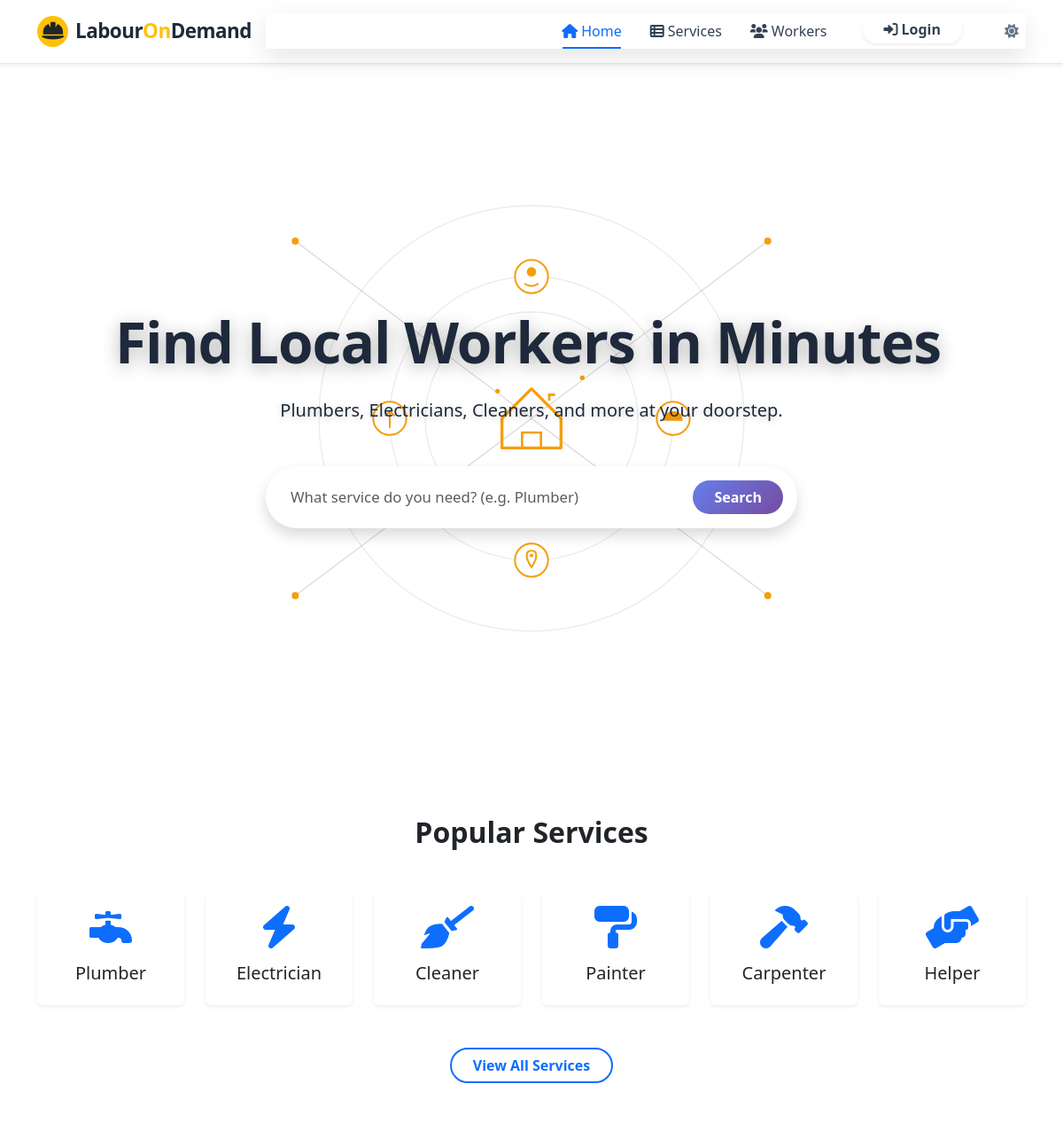
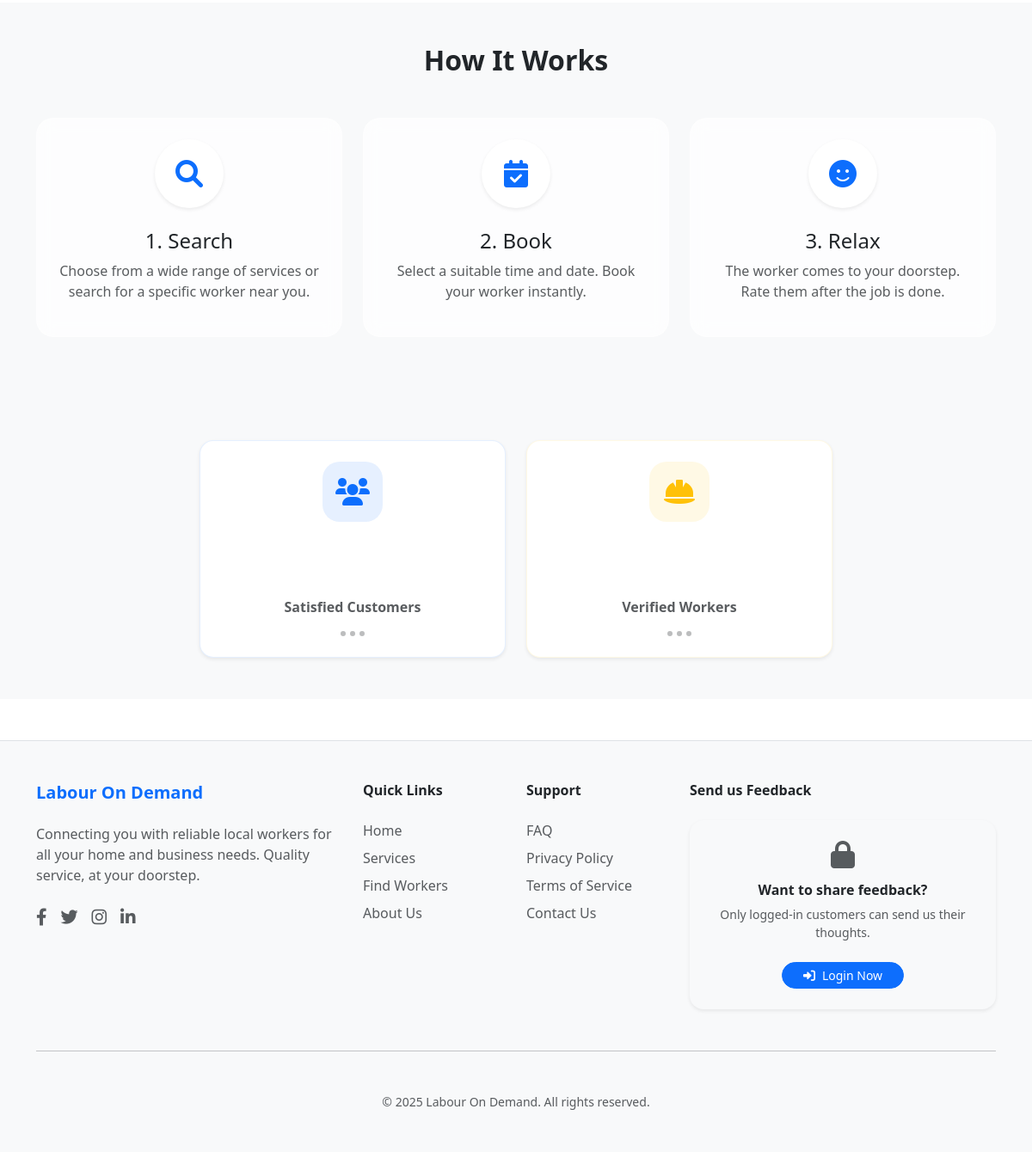
The page / on the database its author committed (2 pictures, top to bottom).
### tables this page shows
CREATE TABLE IF NOT EXISTS `categories` (
    `id` INT AUTO_INCREMENT PRIMARY KEY,
    `name` VARCHAR(50) UNIQUE NOT NULL,
    `icon` VARCHAR(50) DEFAULT 'fa-tools'  
);

### index.php (the view, shortened to what this page needs)
<?php
require_once 'config/db.php';
?>
<!DOCTYPE html>
<html lang="en">
<head>
    <link href="https://cdn.jsdelivr.net/npm/bootstrap@5.3.0/dist/css/bootstrap.min.css" rel="stylesheet">
    <link href="https://cdnjs.cloudflare.com/ajax/libs/font-awesome/6.0.0/css/all.min.css" rel="stylesheet">
    <link rel="stylesheet" href="assets/css/index.css">
<body>
    <?php
    include 'includes/navbar.php';
    ?>
    <header class="hero-section text-center d-flex align-items-center justify-content-center">
        <div class="container parallax-layer">
            <h1 class="display-3 fw-bold mb-4">
                <span id="typingText" class="typing-text"></span>
            </h1>
            <p class="lead mb-5">Plumbers, Electricians, Cleaners, and more at your doorstep.</p>
            <div class="search-box bg-body-tertiary p-3 rounded-pill shadow mx-auto" style="border: none;">
                <form action="customer/workers.php" method="GET" class="d-flex">
                    <input type="text" name="search" class="form-control bg-transparent border-0 me-2" placeholder="What service do you need? (e.g. Plumber)">
                    <button type="submit" class="btn btn-primary rounded-pill px-4">Search</button>
                </form>
            </div>
        </div>
    </header>
    <section class="py-5">
        <div class="container">
            <h2 class="text-center mb-5 fw-bold">Popular Services</h2>
            <div class="row g-4">
                <?php
                $stm = $pdo->query("SELECT * FROM categories LIMIT 6");
                while($cat = $stm->fetch()):
                ?>
                <div class="col-6 col-md-4 col-lg-2">
                    <a href="customer/workers.php?category=<?php echo $cat['id']; ?>" class="text-decoration-none">
                        <div class="card category-card text-center h-100 border-0 shadow-sm">
                            <div class="card-body">
                                <i class="fas <?php echo $cat['icon']; ?> fa-3x mb-3 text-primary"></i>
                                <h5 class="card-title text-body"><?php echo htmlspecialchars($cat['name']); ?></h5>
                            </div>
                        </div>
                    </a>
                </div>
                <?php endwhile; ?>
            </div>
            <div class="text-center mt-5">
                <a href="customer/services.php" class="btn btn-outline-primary rounded-pill px-4">View All Services</a>
            </div>
        </div>
    </section>
    <section class="py-5 bg-body-tertiary">
        <div class="container">
            <h2 class="text-center mb-5 fw-bold">How It Works</h2>
            <div class="row text-center">
                <div class="col-md-4 mb-4">
                    <div class="step-card p-4">
                        <div class="step-icon bg-body shadow-sm rounded-circle d-inline-flex align-items-center justify-content-center mb-4" style="width: 80px; height: 80px;">
                            <i class="fas fa-search fa-2x text-primary"></i>
                        </div>
                        <h4>1. Search</h4>
                        <p class="text-muted">Choose from a wide range of services or search for a specific worker near you.</p>
                    </div>
                </div>
                <div class="col-md-4 mb-4">
                    <div class="step-card p-4">
                        <div class="step-icon bg-body shadow-sm rounded-circle d-inline-flex align-items-center justify-content-center mb-4" style="width: 80px; height: 80px;">
                            <i class="fas fa-calendar-check fa-2x text-primary"></i>
                        </div>
                        <h4>2. Book</h4>
                        <p class="text-muted">Select a suitable time and date. Book your worker instantly.</p>
                    </div>
                </div>
                <div class="col-md-4 mb-4">
                    <div class="step-card p-4">
                        <div class="step-icon bg-body shadow-sm rounded-circle d-inline-flex align-items-center justify-content-center mb-4" style="width: 80px; height: 80px;">
                            <i class="fas fa-smile fa-2x text-primary"></i>
                        </div>
                        <h4>3. Relax</h4>
                        <p class="text-muted">The worker comes to your doorstep. Rate them after the job is done.</p>
                    </div>
                </div>
            </div>
        </div>
    </section>
    <?php include 'includes/stats_animation.php'; ?>
    <?php include 'includes/footer.php'; ?>
</body>
</html>

### assets/css/index.css (style rules this page uses)
.hero-section { min-height: 100vh; position: relative; overflow: hidden; background: linear-gradient(-45deg, #667eea 0%, #764ba2 25%, #f093fb 50%, #4facfe 75%, #00f2fe 100%); background-size: 400% 400%; animation: gradientShift 15s ease infinite; }
.hero-section .container { position: relative; z-index: 10; }
.hero-section h1 { text-shadow: 0 4px 20px rgba(0, 0, 0, 0.3); font-weight: 700; letter-spacing: -1px; }
.hero-section .lead { text-shadow: 0 2px 10px rgba(0, 0, 0, 0.2); font-weight: 300; }
.typing-text { display: inline-block; border-right: 3px solid rgba(255, 255, 255, 0.8); padding-right: 5px; animation: blink 0.7s step-end infinite; }
.search-box { max-width: 600px; backdrop-filter: blur(10px); background: rgba(255, 255, 255, 0.95) !important; border: 1px solid rgba(255, 255, 255, 0.3); box-shadow: 0 8px 32px rgba(0, 0, 0, 0.1); transition: all 0.3s ease; }
.search-box input { font-size: 1.05rem; }
.search-box button { background: linear-gradient(135deg, #667eea 0%, #764ba2 100%); border: none; font-weight: 600; transition: all 0.3s ease; }
.category-card { transition: all 0.3s cubic-bezier(0.4, 0, 0.2, 1); cursor: pointer; background: rgba(255, 255, 255, 0.95); backdrop-filter: blur(10px); }
.category-card i { transition: all 0.3s ease; }
.step-card { background: rgba(255, 255, 255, 0.7); backdrop-filter: blur(10px); border-radius: 20px; border: 1px solid rgba(255, 255, 255, 0.3); transition: all 0.3s ease; }
.step-icon { transition: all 0.3s ease; }
.parallax-layer { transition: transform 0.3s ease-out; }
html { scroll-behavior: smooth; }
.btn-outline-primary { border-width: 2px; font-weight: 600; transition: all 0.3s ease; }

### assets/css/theme.css (style rules this page uses)
:root { --glass-bg: rgba(255, 255, 255, 0.1); --glass-border: rgba(255, 255, 255, 0.2); }
body { background-color: var(--bs-body-bg); color: var(--bs-body-color); }
.card { background-color: var(--bs-body-bg); border-color: var(--bs-border-color); }
.search-box { background-color: var(--bs-body-bg) !important; border: 1px solid var(--bs-border-color); }

### index.php (style rules this page uses)
:root { --hero-bg: #ffffff; --hero-text: #1e293b; --orbit-circle-stroke: rgba(0, 0, 0, 0.08); --network-line-stroke: rgba(0, 0, 0, 0.15); --icon-bg: #ffffff; --icon-stroke-primary: #334155; --icon-stroke-accent: #f59e0b; }
.hero-section { background-color: var(--hero-bg) !important; background-image: none !important; color: var(--hero-text) !important; position: relative; overflow: hidden; transition: background-color 0.3s ease, color 0.3s ease; }
.hero-bg-svg { position: absolute; top: 0; left: 0; width: 100%; height: 100%; z-index: 0; pointer-events: none; }
[data-bs-theme="light"] .search-box { box-shadow: 0 10px 30px rgba(0,0,0,0.1); border: 1px solid #e2e8f0; }
.hero-section .container { z-index: 2; position: relative; }

### rows shown on the page
categories: name "Plumber"
categories: name "Electrician"
categories: name "Cleaner"
categories: name "Painter"
categories: name "Carpenter"
categories: name "Helper"
